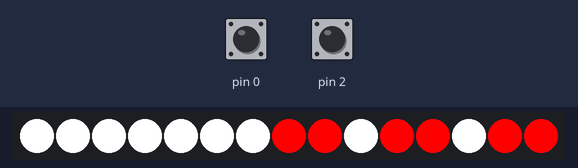
A sketch run on a simulated Arduino Uno, built with avr-gcc and run on an emulated ATmega328P. Shown: 15 RGB LEDs in strip order, left to right. Inputs (shaded band) come from the test bench; at power-on: pin 0 HIGH, pin 2 HIGH. EEPROM starts erased.

Above: at 0.8 s.
0.9 s: pin 0 pulled LOW for 0.15 s
At 1.8 s:
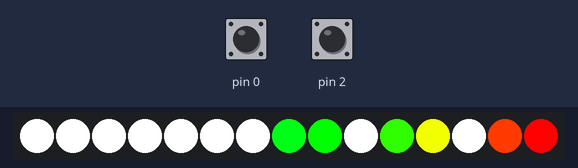
4.0 s: pin 2 pulled LOW for 0.15 s
At 5.1 s:
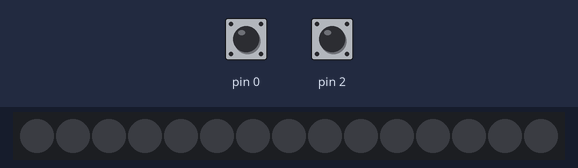
5.6 s: pin 2 pulled LOW for 1 s
At 7.5 s:
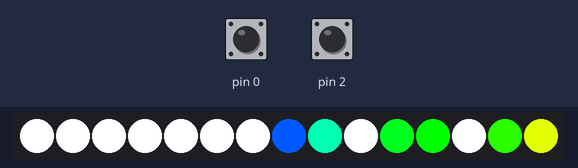
9.6 s: pin 0 pulled LOW for 0.15 s
At 10.3 s:
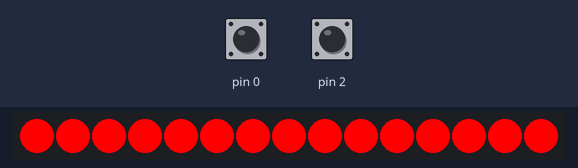
12.4 s: pin 0 pulled LOW for 0.15 s
15.5 s: pin 2 pulled LOW for 3.2 s
At 19.6 s:
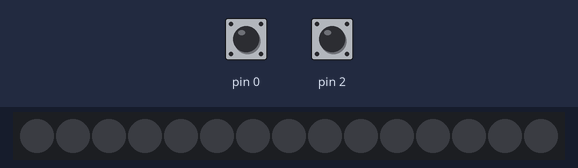
Timing chart, 0 to 21.1 s (numbered marks = the images above; inputs shaded):
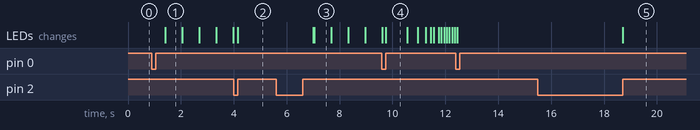

The sketch:

FreddieMercuryLamp.ino
```cpp
#include <Adafruit_NeoPixel.h>
#include <avr/wdt.h>
#include <EEPROM.h>

#include "ButtonTimed.hpp"
#include "Colors.hpp"
#include "Freddie.hpp"
#include "NeoPixelPatterns.hpp"
#include "PowerbankKeepAlive.hpp"
#include "Range.hpp"

using namespace Colors;
using namespace Freddie;

enum PowerState
{
    PowerOn,
    PowerOff
};

enum LedDisplayMode
{
    ModeRedWhite,
    ModeRainbowRays,
    ModeRainbow,
    ModeSpotlight,
    ModeRed,
    ModeGreen,
    ModeBlue,
    ModeWhite,
    ModeFull,
    _ModesCount // number of modes - not a mode itself
};

typedef unsigned long Time_t;

static Time_t currentTime = millis();
static Time_t modeStartTime = currentTime;
ButtonTimed<0, LOW> buttonMode(currentTime);
ButtonTimed<2, LOW> buttonPower(currentTime);
int constexpr pinPowerbankKeepAlive = 4;
int constexpr pinLedsStrip = 3;
uint16_t constexpr ledsCount = 15;
typedef Auxiliaries::Range<uint8_t , /*ledsBrightnessMin*/ 63, /*ledsBrightnessMax*/ 255> RangeBrightness;
uint8_t ledsBrightness = RangeBrightness::min; // [0, 255]

unsigned constexpr eepromAddressMode = 0;
unsigned constexpr eepromAddressBrightness = eepromAddressMode + sizeof(LedDisplayMode);

static PowerState powerState = PowerOn; // default to On
static LedDisplayMode mode = ModeFull;
static bool ledsNeedUpdate = true;
static bool ledsModeFirstSetup = true;
static Adafruit_NeoPixel ledsStrip(ledsCount, pinLedsStrip, NEO_GRBW + NEO_KHZ800);
static Auxiliaries::ValueChangerStopping<uint8_t, RangeBrightness> brightnessValueChanger(/*direction*/ Auxiliaries::ValueChangerDirection::ChangeValueDown);
static uint32_t pixelsTemporaryStorage[6];

// the setup function runs once when you press reset or power the board
void setup()
{
    wdt_enable(WDTO_500MS);

    // read back leds stripe mode
    EEPROM.get<LedDisplayMode>(eepromAddressMode, mode);
    mode = static_cast<LedDisplayMode>(mode % _ModesCount);

    EEPROM.get<uint8_t>(eepromAddressBrightness, ledsBrightness);
    ledsBrightness = RangeBrightness::shiftIntoRange(ledsBrightness);

    // initialize leds
    ledsStrip.begin();           // INITIALIZE NeoPixel strip object (REQUIRED)
    ledsStrip.show();            // Turn OFF all pixels ASAP
    ledsStrip.setBrightness(Adafruit_NeoPixel::gamma8(ledsBrightness));

    PowerbankKeepAlive<pinPowerbankKeepAlive, HIGH, 5000, 10> powerbankKeepAlive(currentTime);

    while (true)
    {
        wdt_reset();
        currentTime = millis();

        // update powerbankKeepAlive
        powerbankKeepAlive.update(currentTime);

        // update buttons
        ButtonTimedState const buttonPowerState = buttonPower.getState(currentTime);
        ButtonTimedState const buttonModeState = buttonMode.getState(currentTime);

        // check power button
        if (buttonPowerState.released)
        {
            switch (powerState)
            {
            case PowerOff:
            {
                powerState = PowerOn;
                ledsNeedUpdate = true;
                ledsModeFirstSetup = true;
                break;
            }
            case PowerOn:
            {
                powerState = PowerOff;
                lightUpFreddie(ledsStrip, Colors::Black);
                break;
            }
            }
        }

        if (PowerOn == powerState)
        {
            if (buttonModeState.longDuration && buttonModeState.isDown)
            {
                static Time_t constexpr brightnessUpdateDurationMs = 20;
                static Time_t lastTimeBrightnessChangedMs = currentTime - brightnessUpdateDurationMs;
                if ((currentTime - lastTimeBrightnessChangedMs) >= brightnessUpdateDurationMs)
                {
                    lastTimeBrightnessChangedMs = currentTime;
                    ledsBrightness = brightnessValueChanger.change(ledsBrightness);
                    EEPROM.put<uint8_t>(eepromAddressBrightness, ledsBrightness);
                    ledsStrip.setBrightness(Adafruit_NeoPixel::gamma8(ledsBrightness));
                    ledsNeedUpdate = true;
                    ledsModeFirstSetup = true;
                }
            }
            else if (buttonModeState.released)
            {
                if (buttonModeState.longDurationReleased)
                {
                    brightnessValueChanger.reverseDirection();
                }
                else // short duration released
                {
                    mode = static_cast<LedDisplayMode>((mode + 1) % _ModesCount);
                    EEPROM.put<LedDisplayMode>(eepromAddressMode, mode);
                    ledsNeedUpdate = true;
                    ledsModeFirstSetup = true;
                }
            }

            if (ledsNeedUpdate)
            {
                switch (mode)
                {
                case ModeRedWhite:
                {
                    lightUpFreddie(ledsStrip, /*rays*/ Colors::Red, /*Freddies*/ Colors::White, /*words*/ Colors::White);
                    ledsNeedUpdate = false;
                    break;
                }
                case ModeRainbowRays:
                {
                    if (ledsModeFirstSetup)
                    {
                        lightUpFreddieHimself(ledsStrip, /*Freddies*/ Colors::White);
                        lightUpFreddiesWords(ledsStrip, /*words*/ Colors::White);
                        ledsModeFirstSetup = false;
                    }

                    static Time_t constexpr modeRainbowRaysUpdateDurationMs = 40;
                    static Time_t lastTimeModeRainbowRaysChangedMs = currentTime - modeRainbowRaysUpdateDurationMs;
                    if ((currentTime - lastTimeModeRainbowRaysChangedMs) >= modeRainbowRaysUpdateDurationMs)
                    {
                        lastTimeModeRainbowRaysChangedMs = currentTime;

                        static uint32_t pixelHue = 0;
                        uint32_t constexpr hueOffset = 5000;
                        lightUpFreddiesRays(ledsStrip,
                                            Adafruit_NeoPixel::gamma32(Adafruit_NeoPixel::ColorHSV(pixelHue, 255, 255)),
                                            Adafruit_NeoPixel::gamma32(Adafruit_NeoPixel::ColorHSV(pixelHue + hueOffset, 255, 255)),
                                            Adafruit_NeoPixel::gamma32(Adafruit_NeoPixel::ColorHSV(pixelHue + 2 * hueOffset, 255, 255)),
                                            Adafruit_NeoPixel::gamma32(Adafruit_NeoPixel::ColorHSV(pixelHue + 3 * hueOffset, 255, 255)),
                                            Adafruit_NeoPixel::gamma32(Adafruit_NeoPixel::ColorHSV(pixelHue + 4 * hueOffset, 255, 255)),
                                            Adafruit_NeoPixel::gamma32(Adafruit_NeoPixel::ColorHSV(pixelHue + 5 * hueOffset, 255, 255)));

                        pixelHue += 128;
                        if (pixelHue >= 65536)
                        {
                            pixelHue -= 65536;
                        }
                    }
                    break;
                }
                case ModeRainbow:
                {
                    static Time_t constexpr modeRainbowUpdateDurationMs = 100;
                    static Time_t lastTimeModeRainbowChangedMs = currentTime - modeRainbowUpdateDurationMs;
                    if ((currentTime - lastTimeModeRainbowChangedMs) >= modeRainbowUpdateDurationMs)
                    {
                        lastTimeModeRainbowChangedMs = currentTime;

                        static uint32_t pixelHue = 0;
                        lightUpFreddie(ledsStrip,
                                       Adafruit_NeoPixel::gamma32(Adafruit_NeoPixel::ColorHSV(pixelHue, 255, 255)));

                        pixelHue += 128;
                        if (pixelHue >= 65536)
                        {
                            pixelHue -= 65536;
                        }
                    }
                    break;
                }
                case ModeSpotlight:
                {
                    if (ledsModeFirstSetup)
                    {
                        lightUpFreddieHimself(ledsStrip, /*Freddies*/ Adafruit_NeoPixel::gamma32(Colors::Gray));
                        lightUpFreddiesWords(ledsStrip, /*words*/ Adafruit_NeoPixel::gamma32(Colors::Gray));
                        ledsModeFirstSetup = false;
                    }
                    double const deltaTimeDouble = static_cast<double>(currentTime - modeStartTime) / 2000.;

                    NeoPixelPatterns::updateStripOffset(pixelsTemporaryStorage, 6,  NeoPixelPatterns::brightnessFunctionMountain, Colors::Red, deltaTimeDouble);
                    lightUpFreddiesRays(ledsStrip,
                                        Adafruit_NeoPixel::gamma32(pixelsTemporaryStorage[0] | Colors::Gray),
                                        Adafruit_NeoPixel::gamma32(pixelsTemporaryStorage[1] | Colors::Gray),
                                        Adafruit_NeoPixel::gamma32(pixelsTemporaryStorage[2] | Colors::Gray),
                                        Adafruit_NeoPixel::gamma32(pixelsTemporaryStorage[3] | Colors::Gray),
                                        Adafruit_NeoPixel::gamma32(pixelsTemporaryStorage[4] | Colors::Gray),
                                        Adafruit_NeoPixel::gamma32(pixelsTemporaryStorage[5] | Colors::Gray));


                    break;
                }
                case ModeFull:
                {
                    ledsStripFillColor(ledsStrip, Colors::Red + Colors::Green + Colors::Blue + Colors::White);
                    ledsNeedUpdate = false;
                    break;
                }
                case ModeRed:
                {
                    ledsStripFillColor(ledsStrip, Colors::Red);
                    ledsNeedUpdate = false;
                    break;
                }
                case ModeGreen:
                {
                    ledsStripFillColor(ledsStrip, Colors::Green);
                    ledsNeedUpdate = false;
                    break;
                }
                case ModeBlue:
                {
                    ledsStripFillColor(ledsStrip, Colors::Blue);
                    ledsNeedUpdate = false;
                    break;
                }
                case ModeWhite:
                {
                    ledsStripFillColor(ledsStrip, Colors::White);
                    ledsNeedUpdate = false;
                    break;
                }
                default:
                {
                    // change to default
                    mode = ModeRedWhite;
        //            ledsStripShowNumber(ledsStrip, Colors::Red + Colors::Green, mode);
        //            ledsNeedUpdate = false;
                    break;
                }
                }
            }
        }
    }
}


void ledsStripFillColor(Adafruit_NeoPixel & strip, Color_t const & color)
{
    for(uint16_t i = 0; i < strip.numPixels(); ++i)
    {
        strip.setPixelColor(i, color);         //  Set pixel's color (in RAM)
    }
    strip.show(); //  Update strip
}


void ledsStripShowNumber(Adafruit_NeoPixel & strip, Color_t const & color, uint16_t number)
{
    for(uint16_t i = 0; i < strip.numPixels(); ++i)
    {
        strip.setPixelColor(i, ((number & 1) != 0) ? color : 0);         //  Set pixel's color (in RAM)
        number >>= 1;
    }
    strip.show(); //  Update strip
}
```

Button.hpp
```cpp
#ifndef BUTTON_HPP
#define BUTTON_HPP

#include <Arduino.h>

struct ButtonState
{
    ButtonState(bool const isDown, bool const pressed, bool const released)
        : isDown(isDown)
        , pressed(pressed)
        , released(released)
    {
    }

    ButtonState(ButtonState const & other)
        : isDown(other.isDown)
        , pressed(other.pressed)
        , released(other.released)
    {
    }

    bool isDown : 1;
    bool pressed : 1;
    bool released : 1;
}  __attribute__((packed));


template <int pinNumber, int buttonPressedValue>
class Button
{
public:

    Button()
    {
        pinMode(pinNumber, INPUT_PULLUP);
        wasDownPreviously_ = isDown_();
    }

    ~Button()
    {
        pinMode(pinNumber, INPUT);
    }

    /**
   * isDown - button is currently being pressed down.
   */
    bool isDown()
    {
        bool const isDownNow = isDown_();
        wasDownPreviously_ = isDownNow;
        return isDownNow;
    }

    /**
   * pressed - button was pressed.
   */
    bool pressed()
    {
        bool const isDownNow = isDown_();
        bool const wasPressed = pressed_(isDownNow, wasDownPreviously_);
        wasDownPreviously_ = isDownNow;
        return wasPressed;
    }

    /**
   * released - button was released.
   */
    bool released()
    {
        bool const isDownNow = isDown_();
        bool const wasReleased = released_(isDownNow, wasDownPreviously_);
        wasDownPreviously_ = isDownNow;
        return wasReleased;
    }

    /**
     * @brief getState Return the current state of the button.
     * @return ButtonState instance.
     */
    ButtonState getState()
    {
        bool const isDownNow = isDown_();
        ButtonState const buttonState(isDownNow,
                                      pressed_(isDownNow, wasDownPreviously_),
                                      released_(isDownNow, wasDownPreviously_));
        wasDownPreviously_ = isDownNow;
        return buttonState;
    }

protected:

    bool getWasDownPreviously_()
    {
        return wasDownPreviously_;
    }

private:
    bool wasDownPreviously_;

    bool isDown_()
    {
        return (buttonPressedValue == digitalRead(pinNumber));
    }

    static bool pressed_(bool const isDownNow, bool const wasDownPreviously)
    {
        return (!wasDownPreviously && isDownNow);
    }

    static bool released_(bool const isDownNow, bool const wasDownPreviously)
    {
        return (wasDownPreviously && !isDownNow);
    }
};

#endif // BUTTON_HPP
```

Colors.cpp
```cpp
#include "Colors.hpp"

#include <Adafruit_NeoPixel.h>

namespace // anonymous namespace
{
inline uint8_t scaleColorPart(uint8_t const input, double const & scaleFactor)
{
    // this uses approximately 1200 bytes of flash storage!
    return static_cast<uint8_t>(static_cast<double>(input) * scaleFactor);
}
} // anonymous namespace

namespace Colors
{

Color_t colorScaleBrightness(Color_t const & input, double const & scaleFactor)
{
    return Adafruit_NeoPixel::Color(scaleColorPart(input >> 16, scaleFactor),
                                    scaleColorPart(input >> 8, scaleFactor),
                                    scaleColorPart(input >> 0, scaleFactor),
                                    scaleColorPart(input >> 24, scaleFactor));
}

}
```

Colors.hpp
```cpp
#ifndef COLORS_HPP
#define COLORS_HPP

#include <Arduino.h>

namespace Colors
{

typedef uint32_t Color_t;

/* copied from Adafruid_NeoPixel - made constexpr as to minimize flash usage */
constexpr Color_t Color(uint8_t r, uint8_t g, uint8_t b, uint8_t w)
{
    return ((Color_t)w << 24) | ((Color_t)r << 16) | ((Color_t)g <<  8) | (Color_t)b;
}

Color_t constexpr Black = Color(0, 0, 0, 0);
Color_t constexpr Red = Color(255, 0, 0, 0);
Color_t constexpr Green = Color(0, 255, 0, 0);
Color_t constexpr Blue = Color(0, 0, 255, 0);
Color_t constexpr Yellow = Color(255, 246, 0, 0);
Color_t constexpr White = Color(0, 0, 0, 255);
Color_t constexpr Gray = Color(0, 0, 0, 60);

Color_t colorScaleBrightness(Color_t const & input, double const & scaleFactor);

}

#endif // COLORS_HPP
```

NeoPixelPatterns.cpp
```cpp
#include "NeoPixelPatterns.hpp"

namespace NeoPixelPatterns
{

double brightnessFunctionMountain(const double x)
{
    double constexpr halfWidthHalfMaximum = 2.;
    double constexpr halfWidthHalfMaximumSqrt = sqrt(halfWidthHalfMaximum);
    double constexpr normalization = 2. * atan(1./(2 * halfWidthHalfMaximumSqrt));
    return atan(x/halfWidthHalfMaximumSqrt) / normalization;
}

template<>
double normalizePosition(const double & position, const double & range)
{
    return fmod(fmod(position, range) + range, range);
}

template<>
unsigned normalizePosition(const unsigned & position, const unsigned & range)
{
    return (position % range);
}

template<>
unsigned long normalizePosition(const unsigned long & position, const unsigned long & range)
{
    return (position % range);
}

void updateStripWrapping(uint32_t * pixelsPointer, uint8_t const numberOfPixels,
                         BrightnessFunctionType brightnessFunction,
                         Colors::Color_t const &color, double const & currentTime)
{
    double const numberOfPixelsDouble = static_cast<double>(numberOfPixels);
    double previousBrightness = brightnessFunction(symmetrizePosition(0 - currentTime, numberOfPixelsDouble) - .5);
    for (unsigned i=0; i < numberOfPixels; ++i, ++pixelsPointer)
    {
        double const normalizedPosition = symmetrizePosition(i - currentTime, numberOfPixelsDouble);
        double const nextBrightness = brightnessFunction(normalizedPosition+.5);
        // Where the brightness wraps around, previousBrightness has to be recalculated.
        if (nextBrightness < previousBrightness)
        {
            previousBrightness = brightnessFunction(normalizedPosition-.5);
        }

        // As written above: brightness = F(i+.5) - F(i-.5)
        double const brightness = nextBrightness - previousBrightness;

        *pixelsPointer = Colors::colorScaleBrightness(color, brightness);

        previousBrightness = nextBrightness;
    }
}

void updateStripOffset(uint32_t * pixelsPointer, uint8_t const numberOfPixels,
                       BrightnessFunctionType brightnessFunction,
                       Colors::Color_t const &color, double const & currentTime)
{
    // subtract 1 here, as the position should be in (0, N-1) for N pixels
    double const offsetPosition = circlePosition(currentTime, static_cast<double>(numberOfPixels - 1));
    double previousBrightness = brightnessFunction(0 - offsetPosition - .5);
    for (unsigned i=0; i < numberOfPixels; ++i, ++pixelsPointer)
    {
        double const normalizedPosition = (i - offsetPosition);
        double const nextBrightness = brightnessFunction(normalizedPosition+.5);
        // As written above: brightness = F(i+.5) - F(i-.5)
        double const brightness = nextBrightness - previousBrightness;

        *pixelsPointer = Colors::colorScaleBrightness(color, brightness);

        previousBrightness = nextBrightness;
    }
}

} // NeoPixelPatterns
```

Source omitted: ButtonTimed.hpp (5258 bytes), Freddie.hpp (7998 bytes), NeoPixelPatterns.hpp (3046 bytes), PowerbankKeepAlive.hpp (3191 bytes), Range.hpp (3162 bytes)

Measured:
- after the input at 0.9 s, the LEDs: change after 0.52 s (image 1)
- after the input at 4.0 s, the LEDs: change after 0.15 s (image 2)
- after the input at 5.6 s, the LEDs: first change after 1.4 s (image 3 shows a later state)
- after the input at 9.6 s, the LEDs: first differ from a run without the input after 0.16 s (image 4)
- after the input at 15.5 s, the LEDs: change after 3.2 s (image 5)
